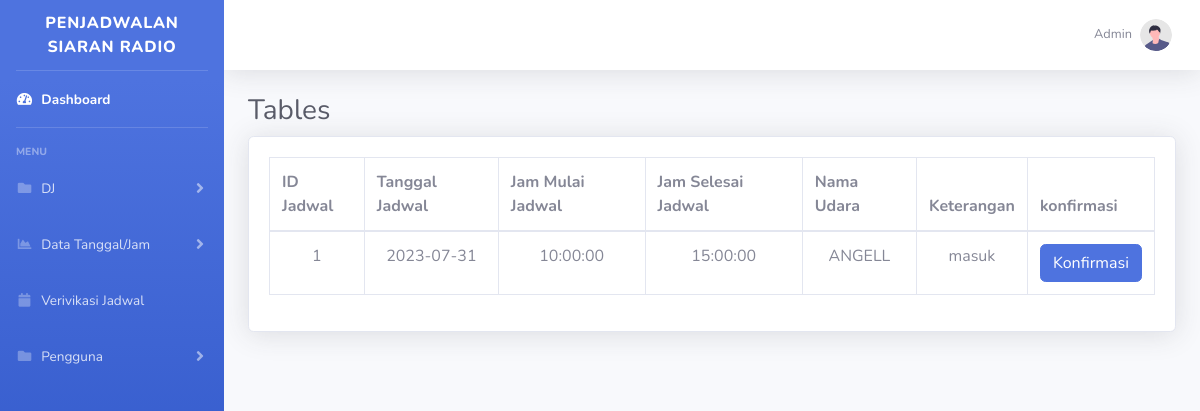
Page /Admin/tampil_verifikasi_jadwal.php (signed in) on the committed database.
### tables this page shows
CREATE TABLE `keterangan_jadwal` (
  `id_jadwal` int(11) NOT NULL,
  `id_tanggal` int(22) NOT NULL,
  `id_jam` int(22) NOT NULL,
  `id_dj` int(22) NOT NULL,
  `keterangan` set('libur','masuk') NOT NULL
);

CREATE TABLE `tanggal` (
  `id_tanggal` int(11) NOT NULL,
  `tanggal` date DEFAULT NULL
);

CREATE TABLE `jam` (
  `id_jam` int(11) NOT NULL,
  `jam_mulai` time NOT NULL,
  `jam_selesai` time NOT NULL
);

CREATE TABLE `dj` (
  `id_dj` int(11) NOT NULL,
  `nama_lengkap` varchar(255) NOT NULL,
  `nama_udara` varchar(255) NOT NULL,
  `alamat` varchar(255) NOT NULL
);

### Admin/tampil_verifikasi_jadwal.php (the view, shortened to what this page needs)
<?php
        include 'sidebar.php';
    ?>
                <div class="container-fluid">
                    <h1 class="h3 mb-2 text-gray-800">Tables</h1>
                    <div class="card shadow mb-4">
                        <div class="card-body">
                            <div class="table-responsive">
                            <table class="table table-bordered" id="dataTable" width="100%" cellspacing="0">
                                <thead>
                                    <tr>
                                        <th>ID Jadwal</th>
                                        <th>Tanggal Jadwal</th>
                                        <th>Jam Mulai Jadwal</th>
                                        <th>Jam Selesai Jadwal</th>
                                        <th>Nama Udara</th>
                                        <th>Keterangan</th>
                                        <th colspan="2">konfirmasi</th>
                                    </tr>
                                </thead>
                                <tbody>
                                    <?php
                                    include "koneksi.php";
                                    $no = 1;
                                    $ambildata = mysqli_query($conn, "SELECT * FROM keterangan_jadwal, tanggal, jam, dj
                                        WHERE keterangan_jadwal.id_tanggal = tanggal.id_tanggal
                                        AND keterangan_jadwal.id_jam = jam.id_jam
                                        AND keterangan_jadwal.id_dj = dj.id_dj") or die(mysqli_error($conn));
                                    while ($tampil = mysqli_fetch_array($ambildata)) {
                                        echo "
                                        <tr>
                                            <td align='center'>$no</td>
                                            <td align='center'>$tampil[tanggal]</td>
                                            <td align='center'>$tampil[jam_mulai]</td>
                                            <td align='center'>$tampil[jam_selesai]</td>
                                            <td align='center'>$tampil[nama_udara]</td>
                                            <td align='center'>$tampil[keterangan]</td>
                                            <td><a class='btn btn-primary' href='konfirmasi.php?id={$tampil['id_jadwal']}'>Konfirmasi</a></td>
                                        </tr>";
                                        $no++;
                                    }
                                    ?>
                                </tbody>
                            </table>
                            </div>
                        </div>
                    </div>
                </div>
            </div>
        </div>
    </div>
</body>
</html>

### rows in the picture
keterangan_jadwal: id_tanggal.tanggal "2023-07-31", id_jam.jam_mulai "10:00:00", id_jam.jam_selesai "15:00:00", id_dj.nama_udara "ANGELL", keterangan "masuk"
